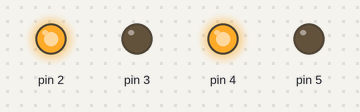
Bench run of a sketch on a simulated Arduino Uno, built with avr-gcc and run on an emulated ATmega328P. On the bench: output pins drawn as LEDs (lit = HIGH).

Above: at 0.1 s.
Timing chart, 0 to 1.6 s (numbered marks = the images above):
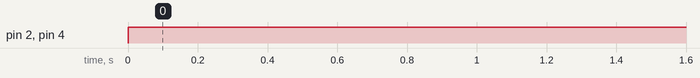

Measured:
- by itself, pin 2, pin 4: LOW → HIGH at 0.00 s

The sketch:

show_16bit_decimal_numbers_with_leds.ino
```cpp
void setup() {
  pinMode(2, OUTPUT);
  pinMode(3, OUTPUT);
  pinMode(4, OUTPUT);
  pinMode(5, OUTPUT);
}

void loop() {
  int decimanNumber = 5;
  int bin[4] = { 0 };

  int i = 0;
  while (decimanNumber > 0) {
    bin[i] = decimanNumber % 2;
    decimanNumber = decimanNumber / 2;
    i++;
  }
  for (int i = 0; i < 4; i++) {
    if (bin[i] == 1) {
      digitalWrite(i+2, HIGH);
      continue;
    }
    digitalWrite(i+2, LOW);
  }
}
```
